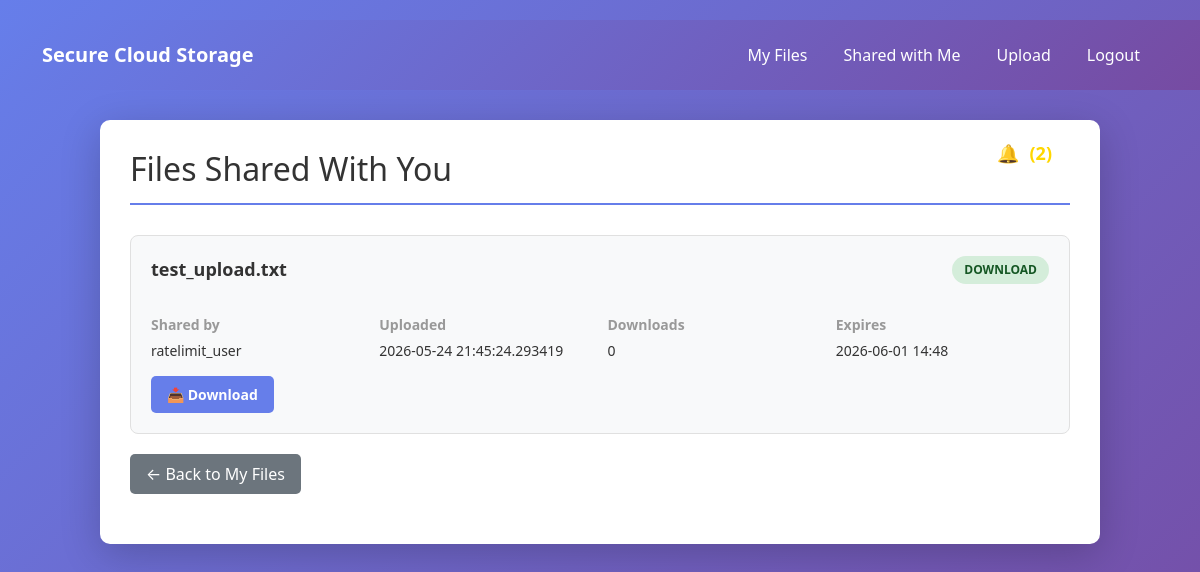
Screenshot of /shared (signed in) with the database file from the repository.
### app.py (models this page shows)
class File(
    db.Model
):
    id=db.Column(
        db.Integer,
        primary_key=True
    )
    filename=db.Column(
        db.String(200)
    )
    encrypted_name=db.Column(
        db.String(200)
    )
    owner_id=db.Column(
        db.Integer,
        db.ForeignKey("user.id")
    )
    upload_time=db.Column(
        db.String(100)
    )
    file_hash=db.Column(
    db.String(300)
)

class SharedFile(
    db.Model
):
    id = db.Column(
        db.Integer,
        primary_key=True
    )
    file_id = db.Column(
        db.Integer,
        db.ForeignKey(
            'file.id'
        )
    )
    shared_by = db.Column(
        db.Integer,
        db.ForeignKey(
            'user.id'
        )
    )
    shared_with = db.Column(
        db.Integer,
        db.ForeignKey(
            'user.id'
        )
    )
    permission = db.Column(
        db.String(20)
    )
    expiry = db.Column(
        db.DateTime
    )
    downloads = db.Column(
        db.Integer,
        default=0
    )
    share_token = db.Column(
        db.String(255),
        nullable=True
    )

class User(
    UserMixin,
    db.Model
):
    id=db.Column(
        db.Integer,
        primary_key=True
    )
    username=db.Column(
        db.String(100),
        unique=True
    )
    email=db.Column(
        db.String(100),
        unique=True
    )
    password=db.Column(
        db.String(200)
    )
    role=db.Column(
        db.String(20),
        default="user"
    )
    failed_attempts=db.Column(
        db.Integer,
        default=0
    )
    reset_token=db.Column(
        db.String(200),
        nullable=True
    )

### app.py (the view)
@app.route('/shared')
@login_required
def shared():
    unread_notifications = Notification.query.filter_by(user_id=current_user.id, read=False).count()
    shared_files = SharedFile.query.filter_by(
        shared_with=current_user.id
    ).all()
    files_info = []
    for share in shared_files:
        file = File.query.get(share.file_id)
        owner = User.query.get(share.shared_by)
        if file:
            files_info.append({
                'id': share.id,
                'file_id': file.id,
                'filename': file.filename,
                'owner': owner.username,
                'permission': share.permission,
                'downloads': share.downloads,
                'share_token': share.share_token,
                'expiry': share.expiry,
                'upload_time': file.upload_time
            })
    return render_template('shared.html', files=files_info, unread_notifications=unread_notifications)

### app.py (called while the page is built)
@login_manager.user_loader
def load_user(user_id):
    return User.query.get(
        int(user_id)
    )

### templates/shared.html (shortened to what this page needs)
<!DOCTYPE html>
<html lang="en">
<head>
    <link href="https://cdn.jsdelivr.net/npm/bootstrap@5.3.0/dist/css/bootstrap.min.css" rel="stylesheet">
</head>
<body>
    <nav class="navbar navbar-expand-lg">
        <div class="container">
            <a class="navbar-brand" href="/dashboard">Secure Cloud Storage</a>
            <div class="collapse navbar-collapse" id="navbarNav">
                <ul class="navbar-nav ms-auto">
                    <li class="nav-item">
                        <a class="nav-link" href="/files">My Files</a>
                    </li>
                    <li class="nav-item">
                        <a class="nav-link active" href="/shared">Shared with Me</a>
                    </li>
                    <li class="nav-item">
                        <a class="nav-link" href="/upload_page">Upload</a>
                    </li>
                    <li class="nav-item">
                        <a class="nav-link" href="/logout">Logout</a>
                    </li>
                </ul>
            </div>
        </div>
    </nav>
    <div class="shared-container" style="position:relative;">
        {% include '_notifications_dropdown.html' %}
        <h2>Files Shared With You</h2>
        {% if files %}
            {% for file in files %}
                <div class="file-card">
                    <div class="file-header">
                        <div>
                            <p class="file-name">{{ file.filename }}</p>
                        </div>
                        <span class="permission-badge {% if file.permission == 'download' %}download{% endif %}">
                            {{ file.permission.upper() }}
                        </span>
                    </div>
                    <div class="file-details">
                        <div class="detail-item">
                            <div class="detail-label">Shared by</div>
                            <div class="detail-value">{{ file.owner }}</div>
                        </div>
                        <div class="detail-item">
                            <div class="detail-label">Uploaded</div>
                            <div class="detail-value">{{ file.upload_time }}</div>
                        </div>
                        <div class="detail-item">
                            <div class="detail-label">Downloads</div>
                            <div class="detail-value">{{ file.downloads or 0 }}</div>
                        </div>
                        <div class="detail-item">
                            <div class="detail-label">Expires</div>
                            <div class="detail-value">{{ file.expiry.strftime('%Y-%m-%d %H:%M') if file.expiry else 'Never' }}</div>
                        </div>
                    </div>
                    <div class="file-actions">
                        {% if file.permission == 'download' or file.permission == 'read' %}
                            <form method="POST" action="/download" style="margin: 0;">
                                <button type="submit" class="btn-action btn-download">
                                    {% if file.permission == 'download' %}📥 Download{% else %}👁️ View Details{% endif %}
                                </button>
                            </form>
                        {% endif %}
                    </div>
                </div>
            {% endfor %}
        {% else %}
            <div class="no-files">
                <p style="font-size: 24px; margin-bottom: 10px;">📂</p>
                <p>No files have been shared with you yet.</p>
                <p style="font-size: 14px; color: #bbb; margin-top: 10px;">Ask other users to share files with you to see them here.</p>
            </div>
        {% endif %}
        <a href="/files" class="btn-back">← Back to My Files</a>
    </div>
</body>
</html>

### templates/shared.html (style rules this page uses)
body { background: linear-gradient(135deg, #667eea 0%, #764ba2 100%); min-height: 100vh; padding: 20px 0; }
.navbar { background: linear-gradient(135deg, #667eea 0%, #764ba2 100%); padding: 15px 0; }
.navbar-brand { font-weight: bold; color: white !important; font-size: 20px; }
.nav-link { color: white !important; margin: 0 10px; }
.shared-container { background: white; border-radius: 10px; padding: 30px; box-shadow: 0 10px 40px rgba(0,0,0,0.2); max-width: 1000px; margin: 30px auto; }
.shared-container h2 { color: #333; margin-bottom: 30px; border-bottom: 2px solid #667eea; padding-bottom: 15px; }
.file-card { background: #f8f9fa; border: 1px solid #e0e0e0; border-radius: 8px; padding: 20px; margin-bottom: 20px; transition: transform 0.2s, box-shadow 0.2s; }
.file-header { display: flex; justify-content: space-between; align-items: start; margin-bottom: 15px; }
.file-name { font-weight: bold; color: #333; font-size: 18px; }
.file-details { display: grid; grid-template-columns: repeat(auto-fit, minmax(200px, 1fr)); gap: 15px; margin-bottom: 15px; }
.detail-item { font-size: 14px; }
.detail-label { color: #999; font-weight: 600; }
.detail-value { color: #333; margin-top: 5px; }
.permission-badge { display: inline-block; padding: 5px 12px; border-radius: 20px; font-size: 12px; font-weight: 600; background: #e8f0ff; color: #667eea; }
.permission-badge.download { background: #d4edda; color: #155724; }
.file-actions { display: flex; gap: 10px; margin-top: 15px; }
.btn-action { padding: 8px 16px; border: none; border-radius: 5px; font-size: 14px; cursor: pointer; font-weight: 600; transition: transform 0.2s; }
.btn-download { background: #667eea; color: white; }
.btn-back { background: #6c757d; color: white; text-decoration: none; padding: 8px 16px; border-radius: 5px; display: inline-block; margin-bottom: 20px; }

### rows the page displays
File: filename "test_upload.txt", upload_time "2026-05-24 21:45:24.293419"
SharedFile: permission "DOWNLOAD", expiry "2026-06-01 14:48"
User: owner "ratelimit_user"

### other values shown
{{ file.downloads or 0 }} "0"
